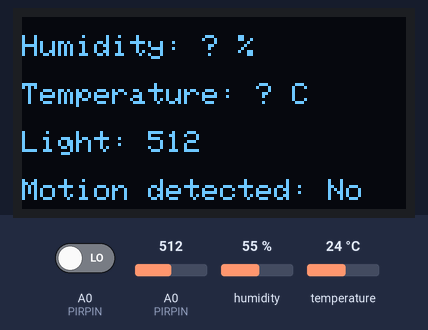
A sketch run on a simulated Arduino Uno, built with avr-gcc and run on an emulated ATmega328P. On the bench: 128×64 one-colour display. The test bench sets the inputs (shaded band); at power-on: A0 (PIRPIN) LOW, A0 (PIRPIN) = 512, humidity 55 %, temperature 24 °C.

Above: at 2.2 s.
2.3 s: A0 (PIRPIN) driven HIGH
At 3.5 s:
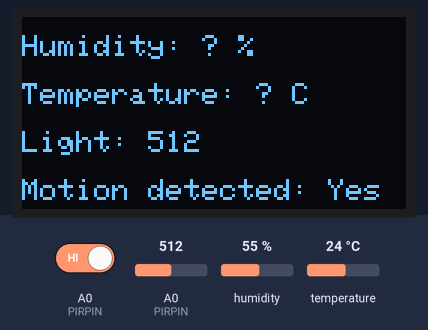
4.4 s: A0 (PIRPIN) set to 716
At 6.7 s:
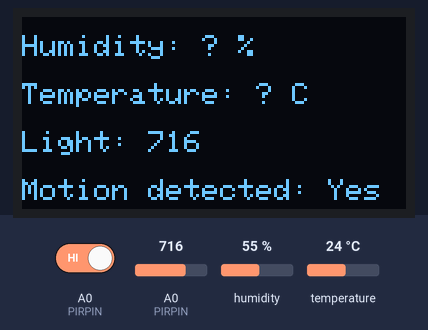
7.2 s: A0 (PIRPIN) set to 900
At 7.6 s:
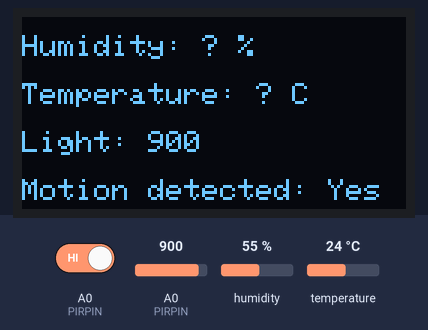
9.3 s: A0 (PIRPIN) driven LOW
At 10.8 s:
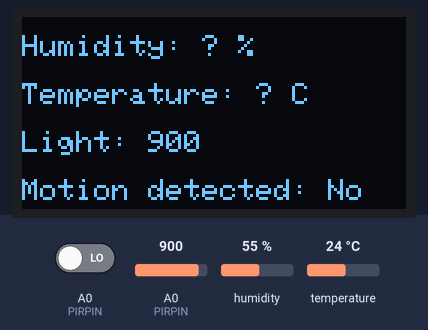
11.9 s: A0 (PIRPIN) set to 1023
At 13.2 s:
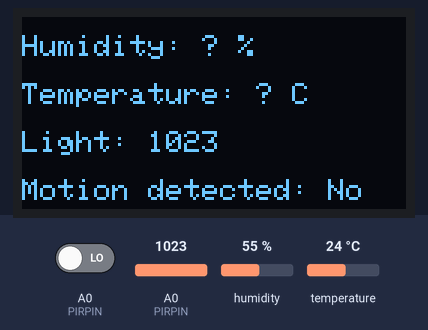
Timing chart, 0 to 14.9 s (numbered marks = the images above; inputs shaded):
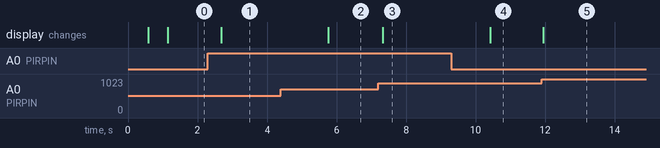

The sketch:

smart_room_monitor_v1.0.ino
```cpp
#include "DHT.h"

#include <Adafruit_GFX.h>
#include <Adafruit_SH110X.h>

#define DHTPIN 2 // D4
#define PIRPIN 14 // D5
#define LDRPIN A0
#define LIGHTRELAY 12 // D6
#define DHTTYPE DHT11

DHT dht(DHTPIN, DHTTYPE);
Adafruit_SH1106G display(128, 64, &Wire, -1);

float temperature = 0.0;
float humidity = 0.0;
int lightLevel = 0;
bool motionDetected = false;

void setup() {
  // put your setup code here, to run once:
  pinMode(PIRPIN, INPUT);

  dht.begin();

  display.begin(0x3c, true);
  display.clearDisplay();
  display.setTextSize(1);
  display.setTextColor(SH110X_WHITE);
  display.setCursor(10, 25);
  display.println("Initializing...");
  display.display();
  delay(500);

  Serial.begin(9600);

  display.clearDisplay();
  display.setCursor(35, 25);
  display.println("Ready");
  display.display();
  delay(500);
}

void loop() {
  // put your main code here, to run repeatedly:
  readSensors();
  updateDisplay();
  delay(1500);
}

void readSensors() {
  motionDetected = digitalRead(PIRPIN);
  lightLevel = analogRead(LDRPIN);
  humidity = dht.readHumidity();
  temperature = dht.readTemperature();
}

void updateDisplay() {
  display.clearDisplay();
  display.setCursor(0, 6);

  if (isnan(humidity) || isnan(temperature)) {
    Serial.println("Failed to read from DHT sensor!");
    display.println("DHT read error!");
  } else {
    display.printf("Humidity: %.1f %%\n\n", humidity);
    display.printf("Temperature: %.1f C\n\n", temperature);
  }

  display.printf("Light: %d\n\n", lightLevel);
  display.printf("Motion detected: %s\n\n", motionDetected ? "Yes" : "No");

  display.display();
}
```

Measured:
- after the input at 2.3 s, the display: changes after 0.38 s (image 1)
- after the input at 4.4 s, the display: changes after 1.4 s (image 2)
- after the input at 7.2 s, the display: changes after 0.12 s (image 3)
- after the input at 9.3 s, the display: changes after 1.1 s (image 4)
- after the input at 11.9 s, the display: changes after 0.05 s (image 5)
